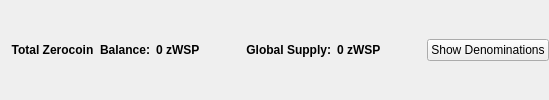
                       <widget class="QFrame" name="balanceSupplyFrame">
                        <layout class="QHBoxLayout" name="horizontalLayout_2" stretch="0,0,0,1,0">
                         <property name="rightMargin">
                          <number>0</number>
                         </property>
                         <item>
                          <layout class="QHBoxLayout" name="horizontalLayout_34">
                           <item>
                            <widget class="QLabel" name="labelzAvailableText_3">
                             <property name="font">
                              <font>
                               <weight>75</weight>
                               <bold>true</bold>
                              </font>
                             </property>
                             <property name="toolTip">
                              <string>Total Balance including unconfirmed and immature zWSP</string>
                             </property>
                             <property name="text">
                              <string>Total Zerocoin  Balance:</string>
                             </property>
                             <property name="alignment">
                              <set>Qt::AlignRight|Qt::AlignTrailing|Qt::AlignVCenter</set>
                             </property>
                            </widget>
                           </item>
                           <item>
                            <widget class="QLabel" name="labelzAvailableAmount_4">
                             <property name="minimumSize">
                              <size>
                               <width>40</width>
                               <height>0</height>
                              </size>
                             </property>
                             <property name="font">
                              <font>
                               <weight>75</weight>
                               <bold>true</bold>
                              </font>
                             </property>
                             <property name="toolTip">
                              <string>Total Balance including unconfirmed and immature zWSP</string>
                             </property>
                             <property name="text">
                              <string>0 zWSP</string>
                             </property>
                             <property name="alignment">
                              <set>Qt::AlignLeading|Qt::AlignLeft|Qt::AlignVCenter</set>
                             </property>
                            </widget>
                           </item>
                          </layout>
                         </item>
                         <item>
                          <spacer name="horizontalSpacer_32">
                           <property name="orientation">
                            <enum>Qt::Horizontal</enum>
                           </property>
                           <property name="sizeHint" stdset="0">
                            <size>
                             <width>40</width>
                             <height>20</height>
                            </size>
                           </property>
                          </spacer>
                         </item>
                         <item>
                          <layout class="QHBoxLayout" name="horizontalLayout_35">
                           <item>
                            <widget class="QLabel" name="labelZsupplyText_2">
                             <property name="font">
                              <font>
                               <weight>75</weight>
                               <bold>true</bold>
                              </font>
                             </property>
                             <property name="text">
                              <string>Global Supply:</string>
                             </property>
                             <property name="alignment">
                              <set>Qt::AlignRight|Qt::AlignTrailing|Qt::AlignVCenter</set>
                             </property>
                            </widget>
                           </item>
                           <item>
                            <widget class="QLabel" name="labelZsupplyAmount_2">
                             <property name="font">
                              <font>
                               <weight>75</weight>
                               <bold>true</bold>
                              </font>
                             </property>
                             <property name="text">
                              <string>0 zWSP</string>
                             </property>
                            </widget>
                           </item>
                          </layout>
                         </item>
                         <item>
                          <spacer name="horizontalSpacer_31">
                           <property name="orientation">
                            <enum>Qt::Horizontal</enum>
                           </property>
                           <property name="sizeHint" stdset="0">
                            <size>
                             <width>40</width>
                             <height>20</height>
                            </size>
                           </property>
                          </spacer>
                         </item>
                         <item>
                          <widget class="QPushButton" name="pushButtonShowDenoms">
                           <property name="toolTip">
                            <string>Show zWSP denominations list</string>
                           </property>
                           <property name="text">
                            <string>Show Denominations</string>
                           </property>
                          </widget>
                         </item>
                        </layout>
                       </widget>
